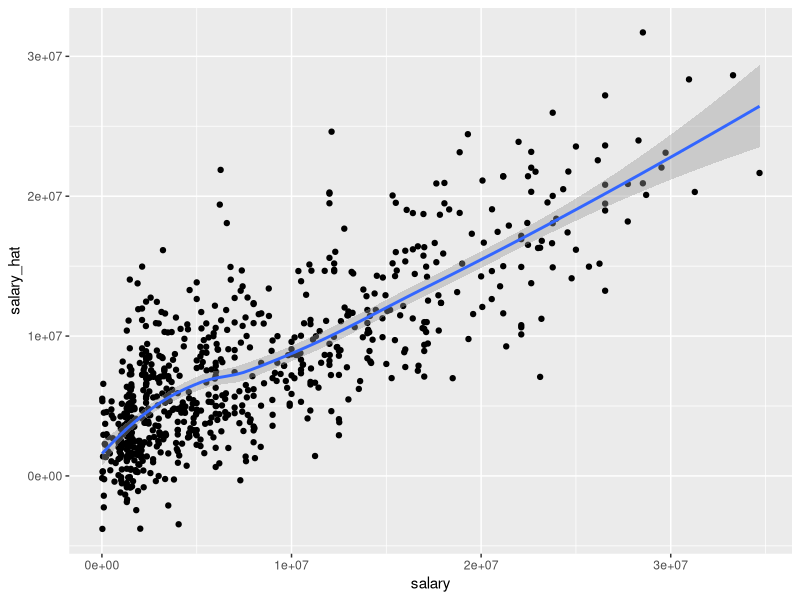
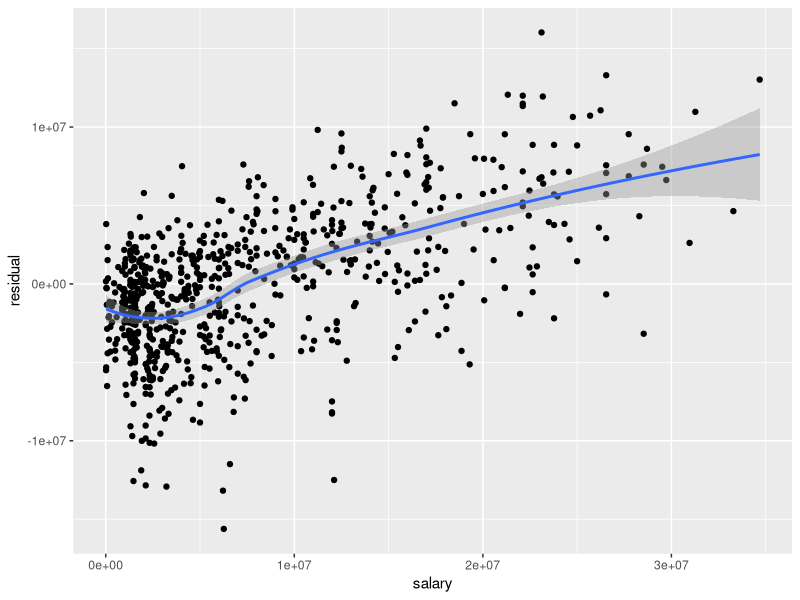
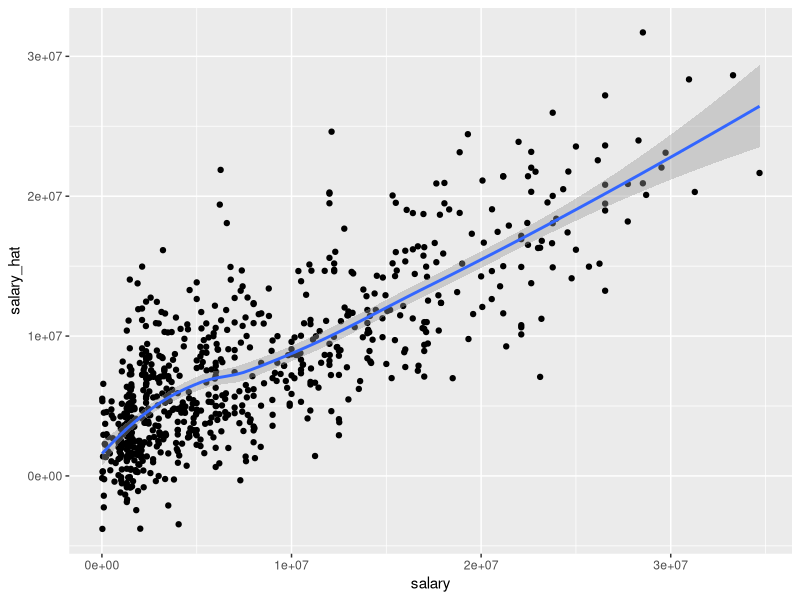
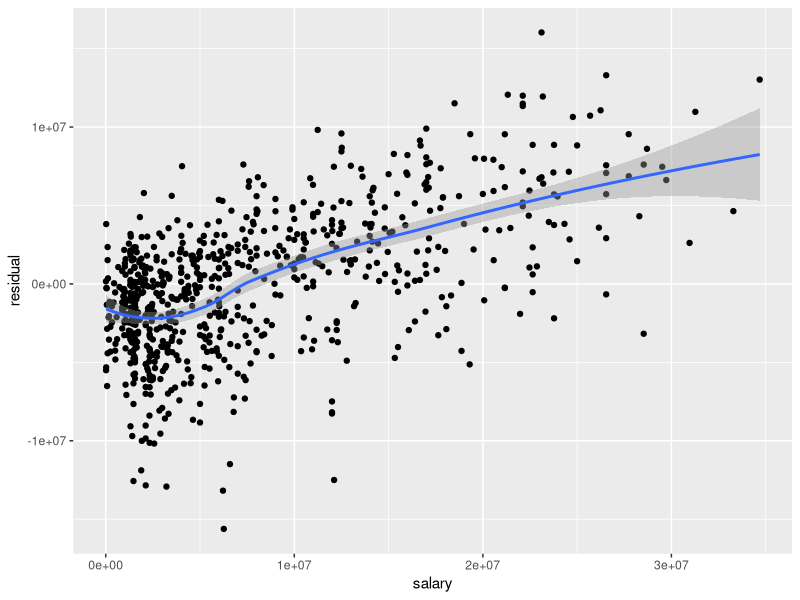

Write R code to recreate these figures, in order.
## ---- chunk 1
df <- read.csv('../data/predictions/slr.csv')
head(df)
## ---- chunk 2
library(ggplot2)
ggplot(df,aes(x=salary,y=salary_hat)) + 
  geom_point() +
  geom_smooth()
ggsave("../figures/slr_salary_vs_prediction_scatter.png", width=10, height=7)
## ---- chunk 3
library(ggplot2)
residual <- df$salary - df$salary_hat
ggplot(df, aes(x=salary,y=residual)) + 
  geom_point() + 
  geom_smooth()
ggsave("../figures/slr_salary_vs_residual_scatter.png", width=10, height=7)
## ---- chunk 4
# get underrated players in 2016
df_underrated_2016 <- df[
  ((df$salary_hat-df$salary) > (df$salary/2)) & 
  df$year==2016,]
# link with 2017 stats
df_underrated_2017 <- df[(df$name%in%df_underrated_2016$name)&(df$year==2017),]
df_underrated <- merge(df_underrated_2016,df_underrated_2017,all.x=F,all.y=F,by='name')
names(df_underrated) <- c('name','2016','salary_2016','salary_hat_2016','2017','salary_2017','salary_hat_2017')
df_underrated <- df_underrated[,c('name','salary_2016','salary_hat_2016','salary_2017','salary_hat_2017')]
df_underrated
# calculate percent increase factor
sal_factor_2016 = .25
p_increase <- 100*mean(
  (df_underrated$salary_2017-df_underrated$salary_2016) > sal_factor_2016*df_underrated$salary_2016)
sprintf(
  'Percent of underrated players in 2016 whose salary increased by more than 25%% for 2017: %.1f%%',p_increase)
## ---- chunk 5
df_overrated_216 <- df[
  ((df$salary-df$salary_hat) > (df$salary/2)) & 
  df$year==2016,]
# link with 2017 stats
df_overrated_2017 <- df[(df$name%in%df_overrated_216$name)&(df$year==2017),]
df_overrated <- merge(df_overrated_216,df_overrated_2017,all.x=F,all.y=F,by='name')
names(df_overrated) <- c('name','2016','salary_2016','salary_hat_2016','2017','salary_2017','salary_hat_2017')
df_overrated <- df_overrated[,c('name','salary_2016','salary_hat_2016','salary_2017','salary_hat_2017')]
df_overrated
# calculate percent decrease factor
p_decrease <- 100*mean((df_overrated$salary_2016-df_overrated$salary_2017) > 0)
sprintf('Percent of overrated players in 2016 whose salary decreased for 2017: %.1f%%',p_decrease)
